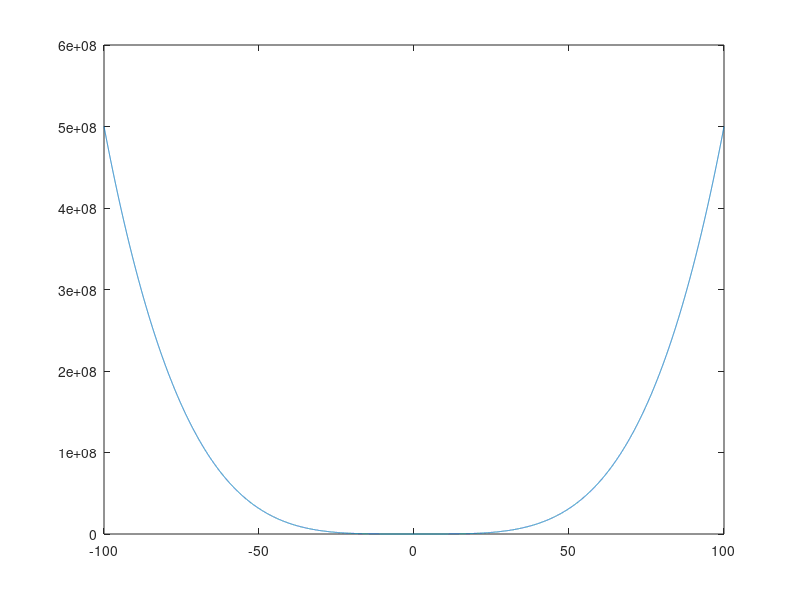

This figure's MATLAB source:
inicio=-100;
fin=100;
paso=0.01;
f=@(t)(t^5+2);
c=1;
for n=inicio:paso:fin
deriva(c)=((f(n)-f(n-paso))/paso);
c=c+1;
end
plot(inicio:paso:fin,deriva)
